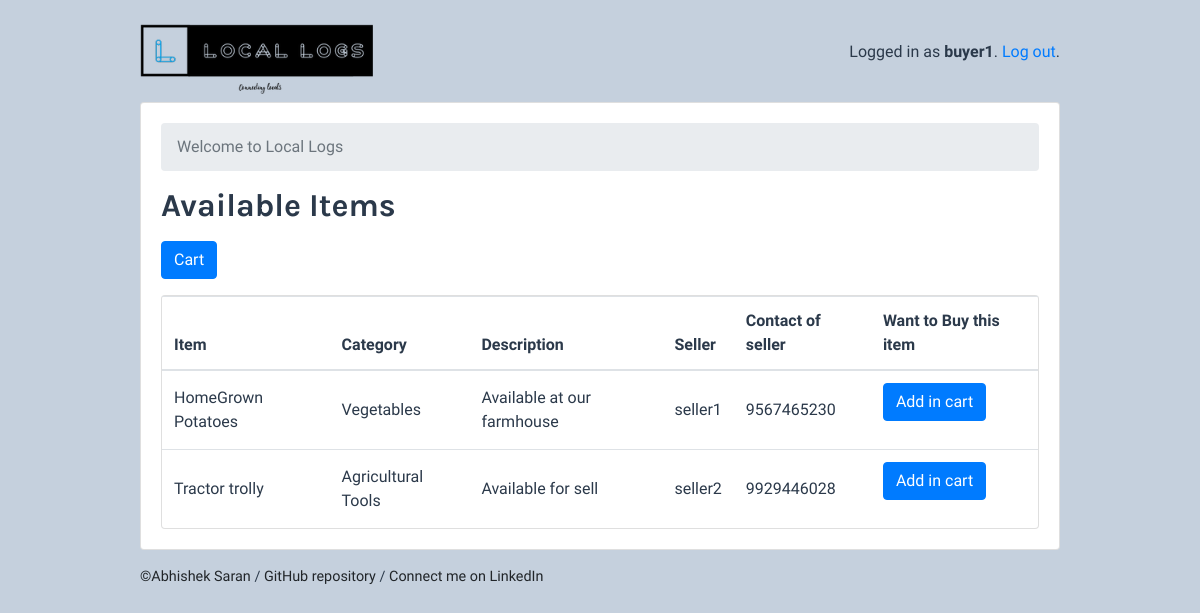
/buyer/ (signed in), run on the app's committed database.
### products/models.py (models this page shows, shortened)
class User (AbstractUser):
	is_seller  = models.BooleanField(default=False)
	is_buyer = models.BooleanField(default=False)
	contact_number = models.IntegerField(null=False)

class Items(models.Model):
	CATEGORY = (
			('Fruits', 'Fruits'),
			('Vegetables', 'Vegetables'),
			('Agricultural Tools', 'Agricultural Tools'),
			('Fodder','Fodder'),
			('Dairy products', 'Dairy Products')
			)
	owner = models.ForeignKey(User, on_delete=models.CASCADE, related_name ='seller')
	name = models.CharField(max_length=255)
	category = models.CharField(max_length=200, null=True, choices=CATEGORY)
	description = models.CharField(max_length=200, null=True, blank=True)
	date_created = models.DateTimeField(auto_now_add=True, null=True)
	tags = models.ManyToManyField(Tag, null=True)

### products/views/buyer.py (the view)
# urls.py: path('',seller.ItemsListView.as_view(), name='items_list'),
@method_decorator([login_required, buyer_required], name='dispatch')
class ItemsListView(ListView):
    model = Items
    ordering = ('name',)
    context_object_name = 'items'
    template_name ='products/buyer/items_home_list.html'
    def get_queryset(self):
        queryset = Items.objects.all()
        return queryset

### products/templates/products/buyer/items_home_list.html
{% extends 'base.html' %}
{% block content %}
  <nav aria-label="breadcrumb">
    <ol class="breadcrumb">
      <li class="breadcrumb-item active" aria-current="page">Welcome to Local Logs</li>
    </ol>
  </nav>
  <h2 class="mb-3">Available Items</h2>
  <a href="{% url 'buyer:orders_list' %}" class="btn btn-primary mb-3 text-right" role="button">Cart</a>
  <div class="card">
    <table class="table mb-0">
      <thead>
        <tr>
          <th>Item</th>
          <th>Category</th>
          <th>Description</th>
          <th>Seller</th>
          <th>Contact of seller</th>
          <th>Want to Buy this item</th>
        </tr>
      </thead>
      <tbody>
        {% for item in items %}
          <tr>
            <td class="align-middle">{{ item.name }}</a></td>
            <td class="align-middle">{{ item.category }}</td>
            <td class="align-middle">{{ item.description }}</td>
            <td class="align-middle">{{ item.owner }}</td>
            <td class="align-middle">{{ item.owner.contact_number}}</td>
            <td class="align-right">
              <a href="{% url 'buyer:add_in_cart' pk=item.pk %}" class="btn btn-primary mb-3 align-right" role="button">Add in cart</button>
            </td>
          </tr>
       {% endfor %}
      </tbody>
    </table>
  </div>
{% endblock %}

### templates/base.html (shortened to what this page needs)
{% load static %}
<!doctype html>
<html lang="en">
  <head>
    <link rel="stylesheet" href="https://maxcdn.bootstrapcdn.com/bootstrap/4.0.0/css/bootstrap.min.css">
    <link rel="stylesheet" type="text/css" href="{% static 'css/app.css' %}">
    {% if user.is_authenticated and user.is_seller %}
      <link rel="stylesheet" type="text/css" href="{% static 'css/seller.css' %}">
    {% else %}
      <link rel="stylesheet" type="text/css" href="{% static 'css/buyer.css' %}">
    {% endif %}
  </head>
  <body>
    <div class="container my-4">
      <div class="row justify-content-center">
        <div class="col-md-10 col-sm-18">
          <div class="row">
            <div class="col-6">
              <h1 class="logo">
                <a href="{% url 'home' %}">
                  <img alt ="Home" src="{% static 'img/logo.png' %}" height ="70" >
                </a>
              </h1>
            </div>
            <div class="col-6 text-right">
              {% if user.is_authenticated %}
                <p class="pt-3">Logged in as <strong>{{ user.username }}</strong>. <a href="{% url 'logout' %}">Log out</a>.</p>
              {% else %}
                <a href="{% url 'login' %}" class="btn btn-light" role="button">Log in</a>
                <a href="{% url 'signup' %}" class="btn btn-primary" role="button">Sign up</a>
              {% endif %}
            </div>
          </div>
          <div class="card mb-3">
            <div class="card-body">
              {% block content %}
              {% endblock %}
            </div>
          </div>
          <footer>
            <a href="tel:9567465230">©Abhishek Saran</a>
            /
            <a href="https://github.com/abhisheksaran/locallogs">GitHub repository</a>
            /
            <a href="https://www.linkedin.com/in/abhishek-saran-2900b/">Connect me on LinkedIn</a>
          </footer>
        </div>
      </div>
    </div>
  </body>
</html>

### static/css/app.css (style rules this page uses)
body { background-color:#fff; font-family: 'Martel', serif; font-weight: 400; color: #2B394A; }
h1, h2, h3, h4, h5, h6 { font-family: 'Karla', sans-serif; font-weight: 700; }
.logo a { color: #212529; text-decoration: none; }
footer { font-size: .9rem; }
footer a { color: #212529; }

### static/css/buyer.css (style rules this page uses)
body { background-color:#C5D0DD; }

### data on the page
User: username "buyer1"
Items: name "HomeGrown Potatoes", category "Vegetables", description "Available at our farmhouse", owner "seller1", owner.contact_number "9567465230"
Items: name "Tractor trolly", category "Agricultural Tools", description "Available for sell", owner "seller2", owner.contact_number "9929446028"
